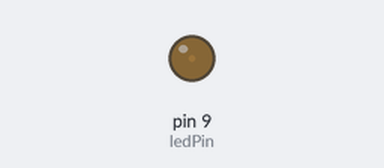
Simulated run of this sketch. Board: Arduino Uno, built with avr-gcc and run on an emulated ATmega328P. On the bench: output pins drawn as LEDs (lit = HIGH).

Above: at 0.15 s.
At 1.35 s:
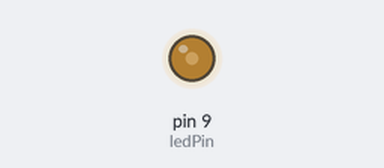
At 2.85 s:
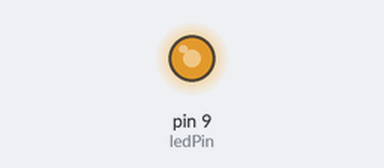
At 7.7 s:
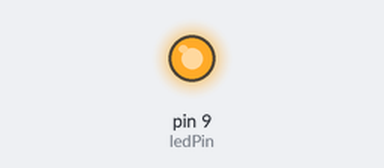
Timing chart, 0 to 9.2 s (numbered marks = the images above):
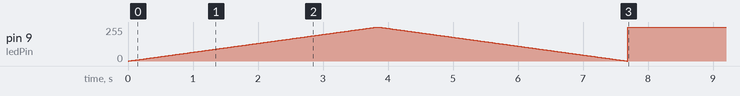

The sketch:

Intensidade_m_x_m_n.ino
```cpp
/*E6T3
<circuito intensidade variando entre máximo e mínimo.>
Elaborada por: <Miguel Escorsin F.S>
Data: <29/03/21>
*/
int ledPin=9;
int intensidade=0;
int incrementar=1;
void setup()
{
  pinMode(ledPin, OUTPUT);
}

void loop()
{
analogWrite(ledPin, intensidade);
  delay(15);
  intensidade=intensidade+incrementar;
  if(intensidade==0||intensidade==255){
    incrementar--;
}
}
```
